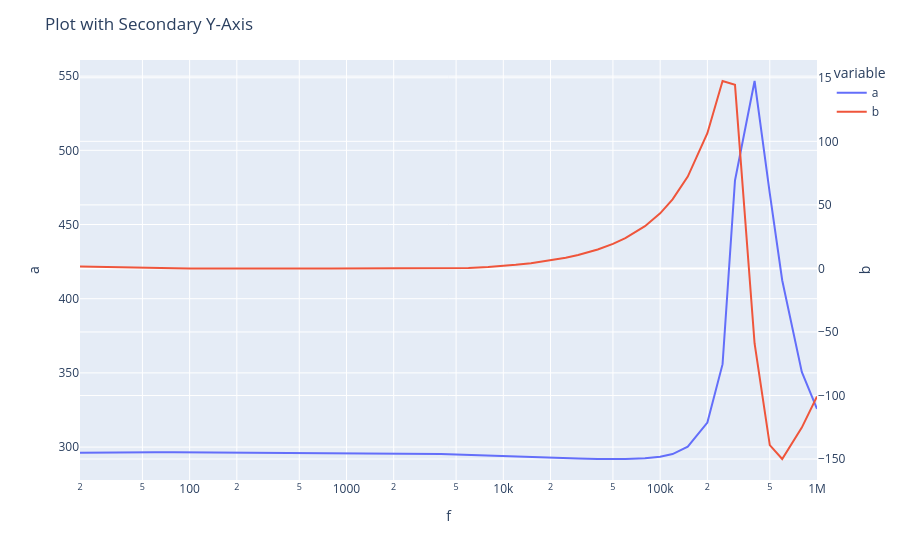

The cell this chart's notebook holds for it:
### Code cell
import pandas as pd
import plotly.express as px

# Read the CSV file
file_path = r"C:\Users\Ralph Group\Documents\Data\Orion\calibration\LCRamrTest\testHighRes.csv"
dfplt = pd.read_csv(file_path)

# Create the line plot
fig = px.line(dfplt, x='f', y=['a', 'b'], log_x=True)

# Update layout to add a secondary y-axis for 'b'
fig.update_traces(yaxis="y2", selector=dict(name='b'))

fig.update_layout(
    yaxis2=dict(title="b", overlaying="y", side="right"),  # Secondary y-axis
    yaxis=dict(title="a"),  # Primary y-axis
    title="Plot with Secondary Y-Axis"
)

display(fig)

### Figure 1 — Plotly figure (JSON) as saved in the notebook; plotly's stock layout.template omitted (floating-point values rounded to 4 significant figures)
{"data": [{"hovertemplate": "variable=a<br>f=%{x}<br>value=%{y}<extra></extra>", "legendgroup": "a", "line": {"color": "#636efa", "dash": "solid"}, "marker": {"symbol": "circle"}, "mode": "lines", "name": "a", "orientation": "v", "showlegend": true, "type": "scatter", "x": [20, 25, 30, 40, 50, 60, 80, 100, 120, 150, 200, 250, 300, 400, 500, 600, 800, 1000, 1200, 1500, 2000, 2500, 3000, 4000, 5000, 6000, 8000, 10000, 12000, 15000, 20000, 25000, 30000, 40000, 50000, 60000, 80000, 100000, 120000, 150000, 200000, 250000, 300000, 400000, 500000, 600000, 800000, 1000000], "xaxis": "x", "y": [296.2, 296.3, 296.4, 296.5, 296.5, 296.5, 296.5, 296.4, 296.4, 296.3, 296.2, 296.1, 296.1, 296.1, 296.0, 296.0, 296.0, 296.0, 295.9, 295.9, 295.8, 295.7, 295.6, 295.3, 295.0, 294.7, 294.1, 293.6, 293.3, 293.0, 292.7, 292.5, 292.3, 292.0, 292.0, 292.0, 292.5, 293.5, 295.3, 300.3, 316.5, 355.9, 479.7, 546.7, 470.9, 412.4, 350.6, 325.8], "yaxis": "y"}, {"hovertemplate": "variable=b<br>f=%{x}<br>value=%{y}<extra></extra>", "legendgroup": "b", "line": {"color": "#EF553B", "dash": "solid"}, "marker": {"symbol": "circle"}, "mode": "lines", "name": "b", "orientation": "v", "showlegend": true, "type": "scatter", "x": [20, 25, 30, 40, 50, 60, 80, 100, 120, 150, 200, 250, 300, 400, 500, 600, 800, 1000, 1200, 1500, 2000, 2500, 3000, 4000, 5000, 6000, 8000, 10000, 12000, 15000, 20000, 25000, 30000, 40000, 50000, 60000, 80000, 100000, 120000, 150000, 200000, 250000, 300000, 400000, 500000, 600000, 800000, 1000000], "xaxis": "x", "y": [1.467, 1.179, 0.9627, 0.6591, 0.456, 0.3085, 0.1287, 0.01362, -0.04808, -0.104, -0.1279, -0.1375, -0.1366, -0.1253, -0.1183, -0.1141, -0.1073, -0.1153, -0.115, -0.1178, -0.1243, -0.1201, -0.1082, -0.005963, 0.1774, 0.4051, 1.087, 1.931, 2.833, 4.149, 6.283, 8.414, 10.55, 14.9, 19.31, 23.83, 33.26, 43.36, 54.33, 72.3, 106.4, 147.5, 144.5, -59.09, -139.0, -150.0, -125.3, -100.8], "yaxis": "y2"}], "layout": {"legend": {"title": {"text": "variable"}, "tracegroupgap": 0}, "margin": {"t": 60}, "title": {"text": "Plot with Secondary Y-Axis"}, "xaxis": {"anchor": "y", "domain": [0, 1], "title": {"text": "f"}, "type": "log"}, "yaxis": {"anchor": "x", "domain": [0, 1], "title": {"text": "a"}}, "yaxis2": {"overlaying": "y", "side": "right", "title": {"text": "b"}}}}
